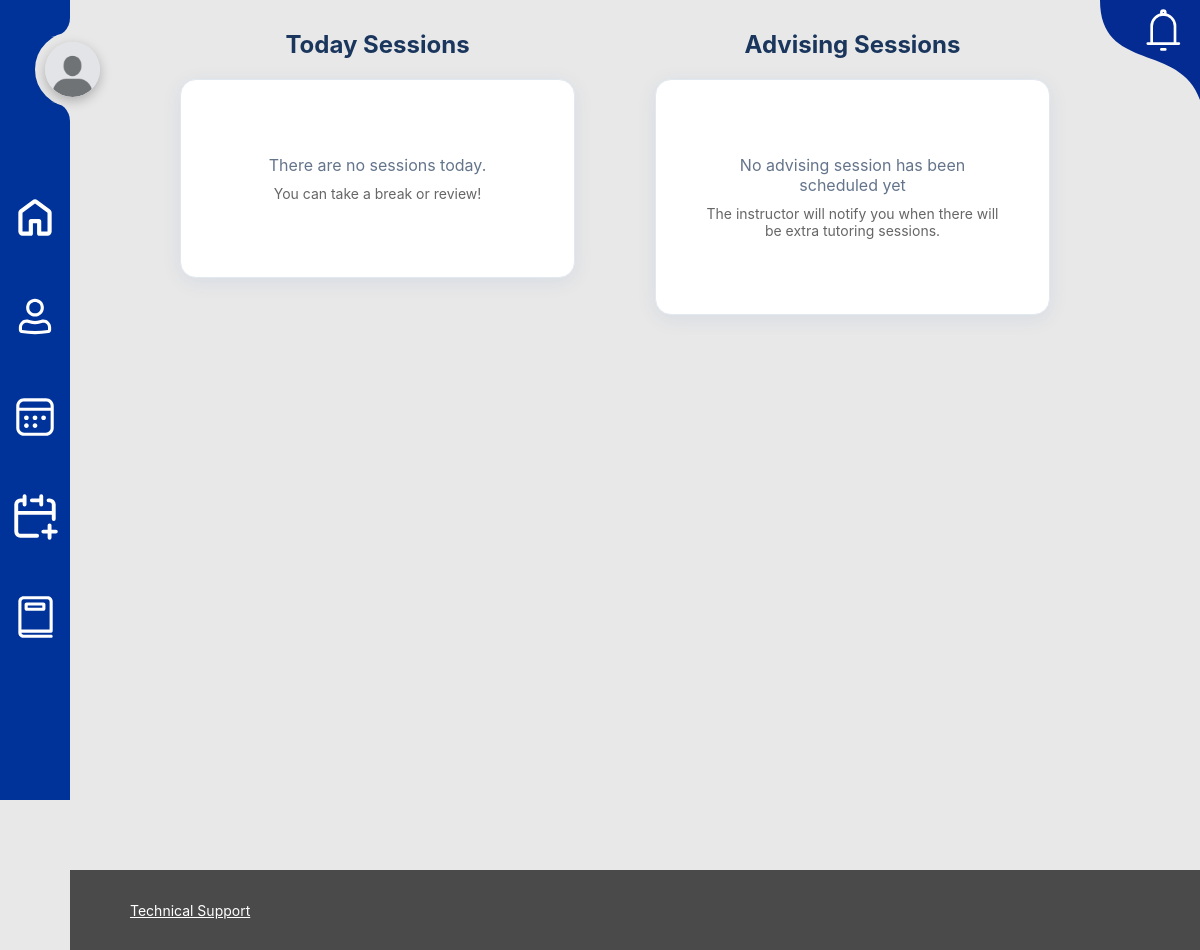
Page /student/dashboard/ (signed in) on the earlier database version.
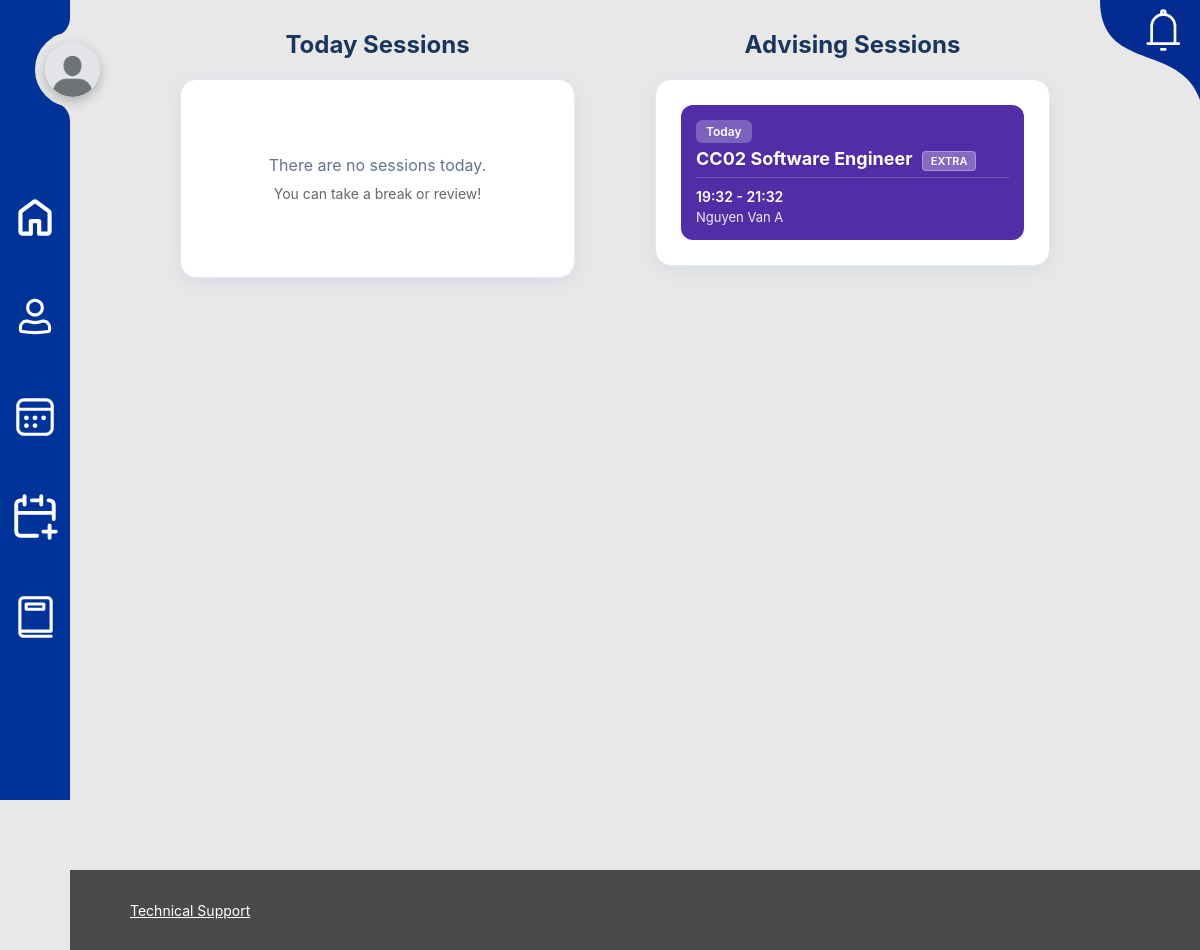
Same page on the later database version.
### tutoring_sessions/models.py (models this page shows, shortened)
class AdvisingSession(models.Model):
    main_session = models.ForeignKey(Session, on_delete=models.CASCADE, related_name='advising_sessions')
    tutor = models.ForeignKey(Tutor, on_delete=models.CASCADE)
    date = models.DateField()  # Ngày cụ thể
    start_time = models.TimeField()
    end_time = models.TimeField()
    location = models.CharField(max_length=200, blank=True)
    notes = models.TextField(blank=True)
    is_active = models.BooleanField(default=True)
    created_at = models.DateTimeField(auto_now_add=True)
    class Meta:
        ordering = ['-date', '-start_time']

class Session(models.Model):
    STATUS_CHOICES = [
        ('scheduled', 'Scheduled'),
        ('ongoing', 'Ongoing'),
        ('completed', 'Completed'),
        ('cancelled', 'Cancelled'),
    ]
    DAY_CHOICES = [
        ('0', 'Monday'),
        ('1', 'Tuesday'),
        ('2', 'Wednesday'),
        ('3', 'Thursday'),
        ('4', 'Friday'),
        ('5', 'Saturday'),
        ('6', 'Sunday'),
    ]
    class_code = models.CharField(max_length=20)
    subject = models.ForeignKey(Subject, on_delete=models.CASCADE)
    tutor = models.ForeignKey(Tutor, on_delete=models.CASCADE)
    days = models.CharField(max_length=50)  # Ví dụ: "2-3-4"
    start_time = models.TimeField()
    end_time = models.TimeField()
    capacity = models.IntegerField(default=30)
    enrolled_count = models.IntegerField(default=0)
    status = models.CharField(max_length=20, choices=STATUS_CHOICES, default='scheduled')
    created_at = models.DateTimeField(auto_now_add=True)

class Subject(models.Model):
    name = models.CharField(max_length=100)
    code = models.CharField(max_length=20, unique=True)

### tutors/models.py (models this page shows, shortened)
class Tutor(models.Model):
    user = models.OneToOneField(User, on_delete=models.CASCADE)
    full_name = models.CharField(max_length=100)
    tutor_id = models.CharField(max_length=20, unique=True)
    phone = models.CharField(max_length=15, blank=True)
    expertise = models.ManyToManyField('tutoring_sessions.Subject', related_name='tutors')
    email = models.EmailField(blank=True)
    major = models.CharField(max_length=100, blank=True)
    dob = models.DateField(null=True, blank=True)
    avatar = models.ImageField(upload_to='avatars/', null=True, blank=True)
    class Meta:
        verbose_name = "Tutor"
        verbose_name_plural = "Tutors"

### students/views.py (the view)
# urls.py: path('dashboard/', views.dashboard, name='student_dashboard'),
@login_required
def dashboard(request):
    try:
        student = request.user.student
    except:
        messages.error(request, 'You do not have permission to access this page.')
        return redirect('home')
    today = timezone.now().date()
    weekday_map = {
        0: 'Monday',    # Monday
        1: 'Tuesday',   # Tuesday
        2: 'Wednesday', # Wednesday
        3: 'Thursday',  # Thursday
        4: 'Friday',    # Friday
        5: 'Saturday',  # Saturday
        6: 'Sunday',    # Sunday
    }
    today_code = weekday_map[today.weekday()]
    enrolled_sessions = Enrollment.objects.filter(
        student=student,
        is_active=True
    ).select_related('session', 'session__subject', 'session__tutor')
    today_sessions = []
    for enrollment in enrolled_sessions:
        session = enrollment.session
        if session.status in ['scheduled', 'ongoing']:
            days_list = session.days.split('-')
            if today_code in days_list:
                today_sessions.append(session)
    today_sessions.sort(key=lambda x: x.start_time)
    next_week = today + timedelta(days=7)
    enrolled_session_ids = [e.session.id for e in enrolled_sessions]
    upcoming_advising = AdvisingSession.objects.filter(
        main_session_id__in=enrolled_session_ids,
        date__gte=today,
        date__lte=next_week,
        is_active=True
    ).select_related('main_session', 'main_session__subject', 'tutor').order_by('date', 'start_time')
    colors = ['blue', 'green', 'mint', 'pink', 'peach', 'purple', 'orange', 'teal']
    context = {
        'today_sessions': today_sessions,
        'upcoming_advising': upcoming_advising,
        'colors': colors,
        'today': today,
    }
    return render(request, 'students/dashboard.html', context)

### notification/context_processors.py (called while the page is built)
def notifications(request):
    if request.user.is_authenticated:
        notifications = NotificationService.get_user_notifications(request.user)
        unread_count = NotificationService.get_unread_count(request.user)
        return {
            'user_notifications': notifications[:5],  # Latest 5
            'unread_count': unread_count,
        }
    return {
        'user_notifications': [],
        'unread_count': 0,
    }

### notification/notification_service.py (called while the page is built)
    @staticmethod
    def get_user_notifications(user: User, unread_only: bool = False):
        personal = Notification.objects.filter(user=user)
        broadcasts = Notification.objects.filter(is_broadcast=True)
        notifications = personal | broadcasts
        if unread_only:
            notifications = notifications.filter(is_read=False)
        return notifications.order_by('-created_at')

    @staticmethod
    def get_unread_count(user: User):
        personal_unread = Notification.objects.filter(user=user, is_read=False).count()
        broadcast_unread = Notification.objects.filter(is_broadcast=True, is_read=False).count()
        return personal_unread + broadcast_unread

### students/templatetags/student_avatar.py (called while the page is built)
@register.filter
def valid_avatar(avatar_field):
    if not avatar_field:
        return False
    file_path = os.path.join(settings.MEDIA_ROOT, str(avatar_field))
    return os.path.isfile(file_path)

### students/templates/students/dashboard.html (shortened to what this page needs)
{% extends 'student_base.html' %}
{% load static %}
{% block extra_css %}
<link rel="stylesheet" href="{% static 'css/dashboard.css' %}">
{% endblock %}
{% block content %}
<div class="main-content">
    <div class="section">
        <h2>Today Sessions</h2>
        <div class="card">
            {% if today_sessions %}
                {% for session in today_sessions %}
                <div class="session-item session-{{ colors|random }}">
                    <div class="session-header">
                        <h3>{{ session.class_code }} {{ session.subject.name }}</h3>
                    </div>
                    <div class="session-footer">
                        <div class="session-time">
                            {{ session.start_time|time:"H:i" }} - {{ session.end_time|time:"H:i" }}
                        </div>
                        <div class="tutor-name">
                            {{ session.tutor.full_name }}
                        </div>
                    </div>
                </div>
                {% endfor %}
            {% else %}
                <div class="empty-state">
                    <p>There are no sessions today.</p>
                    <p style="font-size: 14px; color: #666;">You can take a break or review!</p>
                </div>
            {% endif %}
        </div>
    </div>
    <div class="section">
        <h2>Advising Sessions</h2>
        <div class="card">
            {% if upcoming_advising %}
                {% for advising in upcoming_advising %}
                <div class="session-item session-{{ colors|random }}">
                    <div class="session-header">
                        <div class="date-badge">
                            {% if advising.date == today %}
                                Today
                            {% else %}
                                {{ advising.date|date:"d/m" }}
                            {% endif %}
                        </div>
                        <h3>
                            {{ advising.main_session.class_code }}
                            {{ advising.main_session.subject.name }}
                            <span class="advising-badge">EXTRA</span>
                        </h3>
                    </div>
                    <div class="session-footer">
                        <div class="session-time">
                            {{ advising.start_time|time:"H:i" }} - {{ advising.end_time|time:"H:i" }}
                        </div>
                        <div class="tutor-name">
                            {{ advising.tutor.full_name }}
                        </div>
                    </div>
                </div>
                {% endfor %}
            {% else %}
                <div class="empty-state">
                    <p>No advising session has been scheduled yet</p>
                    <p style="font-size: 14px; color: #666;">The instructor will notify you when there will be extra tutoring sessions.</p>
                </div>
            {% endif %}
        </div>
    </div>
</div>
{% endblock %}

### templates/student_base.html (shortened to what this page needs)
{% load static %}
{% load student_avatar %}
<!DOCTYPE html>
<html lang="en">
<head>
    <link rel="stylesheet" href="{% static 'css/student_base.css' %}">
    {% block extra_css %}{% endblock %}
</head>
<body>
    <div class="sidebar">
        <span class="top_curve"></span>
        <div class="profile">
            <img src="{% if request.user.student.avatar|valid_avatar %}{{ request.user.student.avatar.url }}{% else %}{% static 'images/avatar.svg' %}{% endif %}" alt="profile">
        </div>
        <span class="bottom_curve"></span>
        <nav class="item">
            <a href="{% url 'students:student_dashboard' %}" data-label="Home">
                <img src="{% static 'images/Home.svg' %}" alt="home_icon" class="sidebar-icon">
            </a>
            <a href="{% url 'students:profile' %}" data-label="Profile">
                <img src="{% static 'images/User.svg' %}" alt="profile_icon" class="sidebar-icon">
            </a>
            <a href="{% url 'students:sessions' %}" data-label="Sessions">
                <img src="{% static 'images/Session.svg' %}" alt="sessions_icon" class="sidebar-icon">
            </a>
            <a href="{% url 'students:find_sessions' %}" data-label="Find Sessions">
                <img src="{% static 'images/findsession.svg' %}" alt="find_sessions_icon" class="sidebar-icon">
            </a>
            <a href="{% url 'library:list' %}" data-label="Library">
                <img src="{% static 'images/Material.svg' %}" alt="library_icon" class="sidebar-icon">
            </a>
        </nav>
    </div>
    <div class="notify_curve">
        <img id="notifyBtn" src="{% static 'images/notify_curve.svg' %}" alt="curve">
    </div>
    {% block content %}{% endblock %}
    <div class="footer">
        <a href="{% url 'feedback:technical_report' %}">Technical Support</a>
    </div>
</body>
</html>

### static/css/student_base.css (style rules this page uses)
:root { --white: #fff; --bg-color: #e5e5e5; --navbar-color: #003399; --text-color:#000; --bg-color:#e8e8e8; }
body { background-color: #e8e8e8; }
* { font-family: Inter, sans-serif; margin: 0; padding: 0; outline: none; list-style:none; text-decoration: none; }
.sidebar { position: fixed; width: 70px; height: 100vh; background: var(--navbar-color); transition: all 0.5s ease; z-index: 999; }
.sidebar .item { position: relative; display: flex; flex-direction: column; align-items: center; gap: 20px; top: calc(32px + 70px); bottom: 0; }
.sidebar .item a { position: relative; display: flex; transition: all 0.3s ease; }
.sidebar-icon { width: 50px; height: 50px; margin: 15px 0; border-radius: 5px; cursor: pointer; transition: background 0.3s; position: relative; z-index: 1; transition: all 0.3s ease; }
.sidebar .item a::after { content: attr(data-label); position: absolute; top: 50%; transform: translateY(-50%); background: #0099ff; color: white; padding: 12px 30px; border-radius: 25px; white-space: nowrap; opacity: 0; pointer-events: none; transition: opacity 0.3s, left 0.3s; font-size: 25px; font-weight: 500; box-shadow: 0 2px 8px rgba(0, 0, 0, 0.15); z-index: -1; text-indent: 30px; box-shadow: 0 4px 15px rgba(102, 126, 234, 0.4); }
.sidebar .profile { position: relative; top: 32px; right: -35px; height: 55px; width: 55px; border-radius: 50%; border: 10px solid var(--bg-color); background-color: var(--bg-color); display: flex; text-align: center; justify-content: center; z-index: 1; }
.sidebar .profile img { width: 100%; height: 100%; object-fit: cover; border-radius: 50%; box-shadow: 0 4px 12px rgba(0,0,0,0.25); }
.sidebar .top_curve, .sidebar .bottom_curve { position: absolute; left:0px; width: 70px; height: 25px; background: var(--bg-color); }
.sidebar .top_curve { top: calc(32px - 20px); }
.sidebar .bottom_curve { top: calc(32px + 70px) }
.sidebar .top_curve:before, .sidebar .bottom_curve:before { content: ""; position: absolute; left: 0; left:0; width: 70px; height: 25px; background: var(--navbar-color); }
.sidebar .top_curve:before { border-bottom-right-radius: 19px; }
.sidebar .bottom_curve:before { border-top-right-radius: 19px; }
.notify_curve { position: fixed; top: 0; right: 0; z-index: 100; }
.notify_curve img { position: absolute; top: 0; right: 0; width: 100px; height: auto; }
.footer { position: fixed; bottom: 0; left: 70px; right: 0; background: #4a4a4a; padding: 30px 60px; color: white; }
.footer a { color: white; text-decoration: underline; font-size: 14px; }

### static/css/dashboard.css (style rules this page uses)
.main-content { margin-left: 150px; margin-right: 120px; margin-bottom: 90px; display: flex; gap: 80px; padding-top: 140px; z-index: -1; }
.section { flex: 1; }
.section h2 { font-size: 24px; margin-bottom: 30px; color: #000; font-weight: 600; text-align: center; }
.card { background: white; border-radius: 25px; padding: 30px; box-shadow: 0 2px 10px rgba(0, 0, 0, 0.08); }
.session-item { padding: 18px 24px; border-radius: 12px; margin-bottom: 15px; font-size: 16px; cursor: pointer; transition: transform 0.2s; }
.session-item:last-child { margin-bottom: 0; }

Differences in the rows shown:
added AdvisingSession: date "Today", main_session.class_code "CC02", main_session.subject.name "Software Engineer", start_time "19:32", end_time "21:32", tutor.full_name "Nguyen Van A"
Other differences:
text no longer shown: "No advising session has been scheduled yet The instructor will notify you when there will be extra tutoring sessions."
